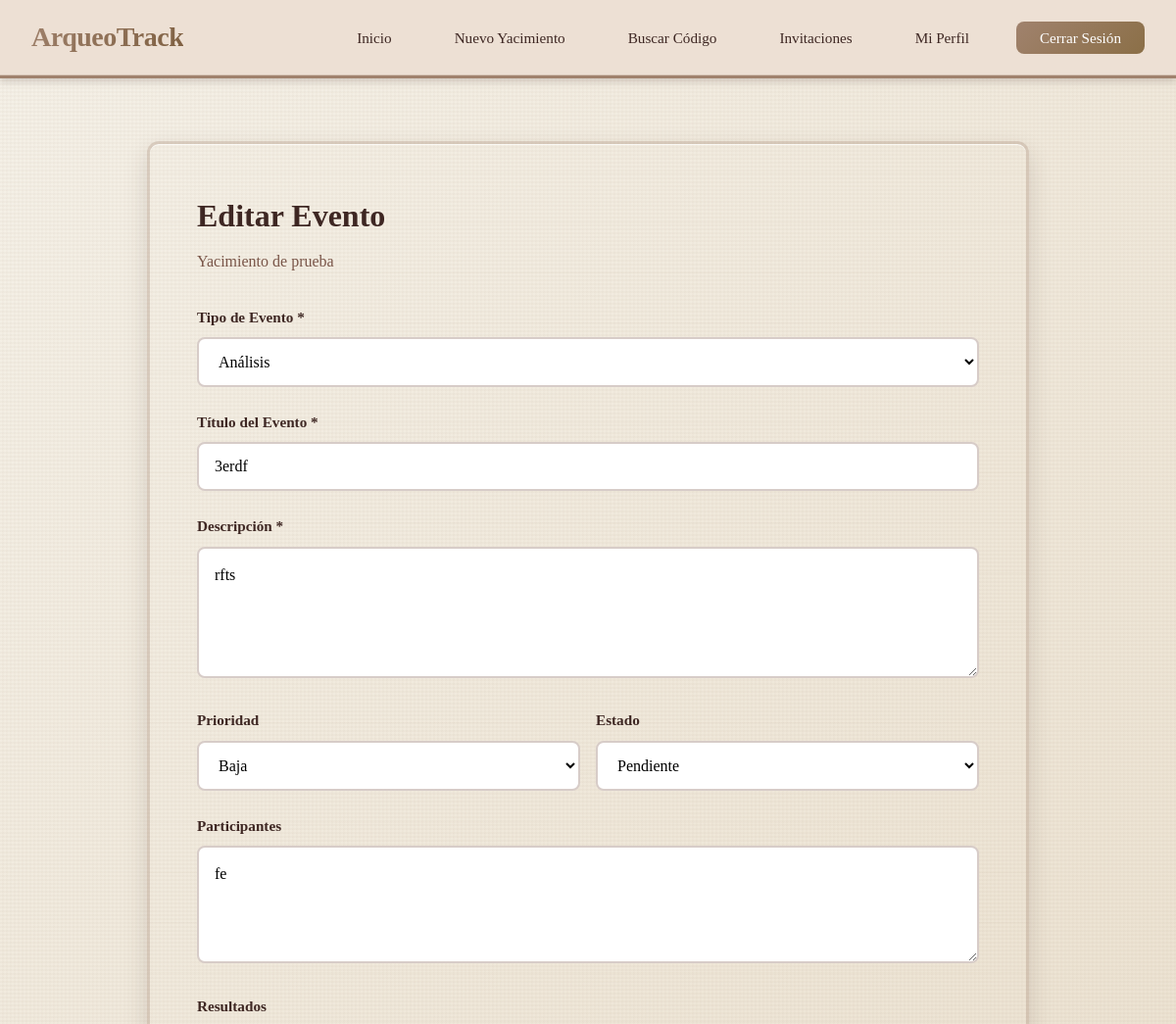
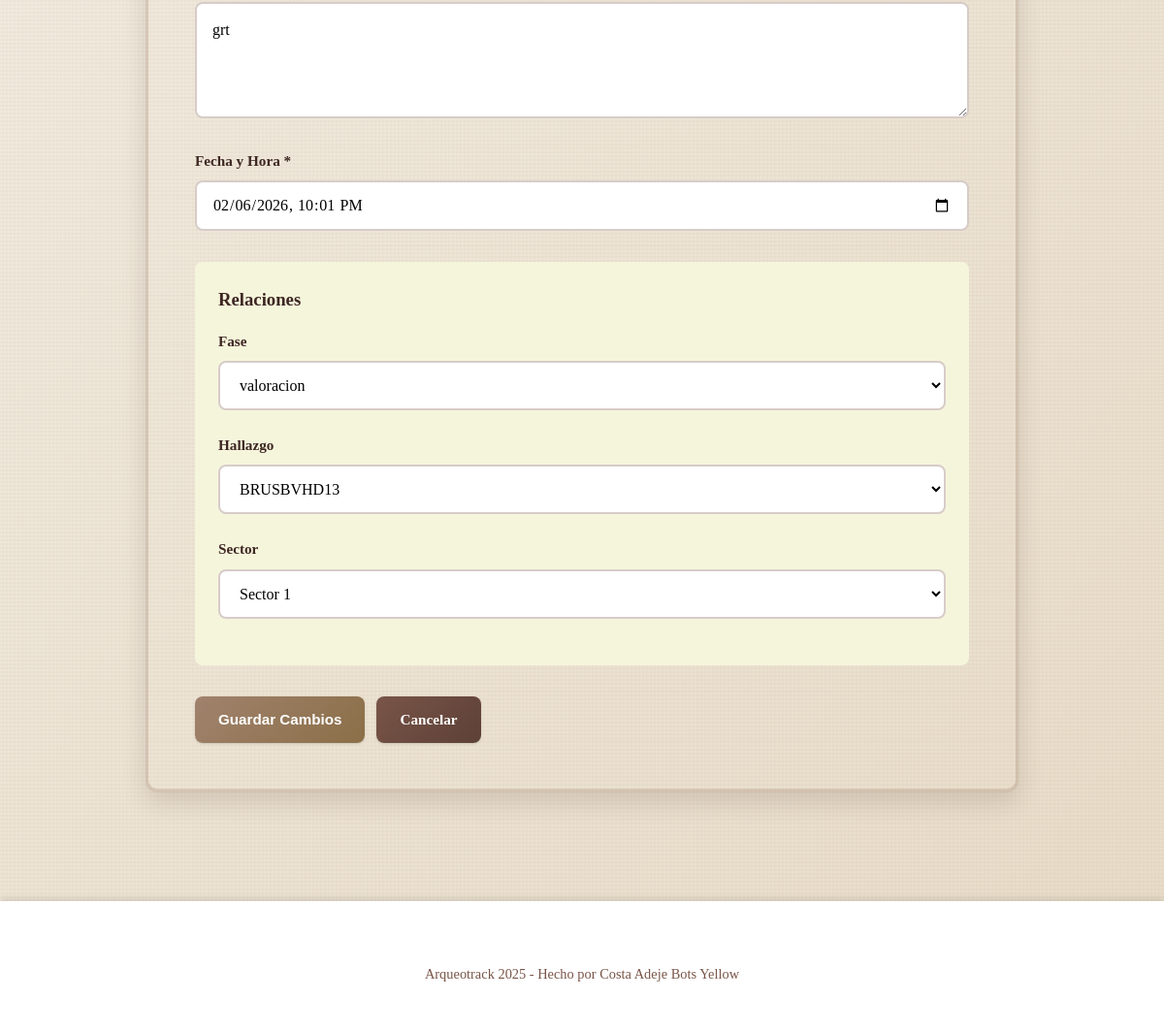
Page /editar_evento/1 (signed in) on the committed database (2 pictures, top to bottom).
### app/models/yacimiento.py (models this page shows, shortened)
class Yacimiento(db.Model):
    __tablename__ = 'yacimientos'
    id = db.Column(db.Integer, primary_key=True)
    user_id = db.Column(db.Integer, db.ForeignKey('usuarios.id'), nullable=False, index=True)
    nombre = db.Column(db.String(200), nullable=False)
    ubicacion = db.Column(db.String(300))
    descripcion = db.Column(db.Text)
    lat = db.Column(db.Float)
    lng = db.Column(db.Float)
    polygon_geojson = db.Column(db.Text)  # GeoJSON del polígono (almacenado como texto)
    area_m2 = db.Column(db.Float)  # Área en metros cuadrados
    altitud_media = db.Column(db.Float)
    responsable = db.Column(db.String(100))
    fecha_inicio = db.Column(db.Date)
    fecha_fin = db.Column(db.Date)
    fecha_creacion = db.Column(db.DateTime, default=datetime.utcnow, nullable=False)
    fecha_actualizacion = db.Column(db.DateTime, default=datetime.utcnow, onupdate=datetime.utcnow)
    propietario = db.relationship(
        'Usuario',
        back_populates='yacimientos'
    )
    hallazgos = db.relationship(
        'Hallazgo',
        back_populates='yacimiento',
        cascade='all, delete-orphan',
        lazy='dynamic'
    )
    sectores = db.relationship(
        'Sector',
        back_populates='yacimiento',
        cascade='all, delete-orphan',
        lazy='dynamic'
    )
    fases = db.relationship(
        'FaseProyecto',
        back_populates='yacimiento',
        cascade='all, delete-orphan',
        lazy='dynamic',
        order_by='FaseProyecto.orden'
    )
    eventos = db.relationship(
        'Evento',
        back_populates='yacimiento',
        cascade='all, delete-orphan',
        lazy='dynamic',
        order_by='Evento.fecha.desc()'
    )
    invitaciones = db.relationship(
        'Invitacion',
        back_populates='yacimiento',
        cascade='all, delete-orphan',
        lazy='dynamic'
    )
    __table_args__ = (
        db.Index('idx_yacimientos_user_fecha', 'user_id', 'fecha_creacion'),
    )

### app/models/evento.py (models this page shows, shortened)
class Evento(db.Model):
    __tablename__ = 'eventos'
    id = db.Column(db.Integer, primary_key=True)
    yacimiento_id = db.Column(db.Integer, db.ForeignKey('yacimientos.id'), nullable=False, index=True)
    usuario_id = db.Column(db.Integer, db.ForeignKey('usuarios.id'), nullable=False)
    fase_id = db.Column(db.Integer, db.ForeignKey('fases_proyecto.id'))
    hallazgo_id = db.Column(db.Integer, db.ForeignKey('hallazgos.id'))
    sector_id = db.Column(db.Integer, db.ForeignKey('sectores.id'))
    tipo = db.Column(db.String(50), nullable=False)  # hallazgo, reunion, cambio_estado, analisis, decision, visita, entrega, otro
    titulo = db.Column(db.String(200), nullable=False)
    descripcion = db.Column(db.Text, nullable=False)
    fecha = db.Column(db.DateTime, default=datetime.utcnow, nullable=False, index=True)
    ubicacion = db.Column(db.String(200))
    participantes = db.Column(db.Text)
    resultados = db.Column(db.Text)
    prioridad = db.Column(db.String(20), default='media')  # baja, media, alta, urgente
    estado_evento = db.Column(db.String(20), default='pendiente')  # pendiente, en_progreso, completado, cancelado
    yacimiento = db.relationship(
        'Yacimiento',
        back_populates='eventos'
    )
    usuario = db.relationship(
        'Usuario',
        back_populates='eventos'
    )
    fase = db.relationship(
        'FaseProyecto',
        back_populates='eventos'
    )
    hallazgo = db.relationship(
        'Hallazgo',
        back_populates='eventos'
    )
    sector = db.relationship(
        'Sector',
        back_populates='eventos'
    )
    __table_args__ = (
        db.Index('idx_eventos_yacimiento_fecha', 'yacimiento_id', 'fecha'),
        db.Index('idx_eventos_tipo', 'tipo'),
    )

### app/blueprints/evento.py (the view, shortened to what this page needs)
@evento_bp.route('/editar_evento/<int:evento_id>', methods=['GET', 'POST'])
@login_required
def editar(evento_id):
    evento = Evento.query.get_or_404(evento_id)
    puede_editar, _ = current_user.has_permission(evento.yacimiento_id, 'edit')
    if evento.usuario_id != current_user.id and not puede_editar:
        abort(403)
    form = EventoForm(obj=evento)
    form.fase_id.choices = [(0, 'Sin fase')] + [(f.id, f.nombre) for f in FaseProyecto.query.filter_by(yacimiento_id=evento.yacimiento_id).all()]
    form.hallazgo_id.choices = [(0, 'Sin hallazgo')] + [(h.id, h.codigo_acceso) for h in Hallazgo.query.filter_by(yacimiento_id=evento.yacimiento_id).all()]
    form.sector_id.choices = [(0, 'Sin sector')] + [(s.id, s.nombre) for s in Sector.query.filter_by(yacimiento_id=evento.yacimiento_id).all()]
    return render_template('eventos/editar.html', formulario=form, evento=evento)

### app/forms.py
class EventoForm(FlaskForm):
    tipo = SelectField('Tipo', choices=TIPOS_EVENTO)
    titulo = StringField('Título', validators=[InputRequired()])
    descripcion = TextAreaField('Descripción', validators=[InputRequired()])
    fecha = DateTimeField(
        'Fecha',
        validators=[DataRequired()],
        format='%Y-%m-%dT%H:%M'
    )
    fase_id = SelectField('Fase', coerce=int)
    hallazgo_id = SelectField('Hallazgo', coerce=int)
    sector_id = SelectField('Sector', coerce=int)
    prioridad = SelectField('Prioridad', choices=[('baja', 'Baja'), ('media', 'Media'), ('alta', 'Alta'), ('urgente', 'Urgente')])
    estado_evento = SelectField('Estado', choices=[('pendiente', 'Pendiente'), ('en_progreso', 'En Progreso'), ('completado', 'Completado'), ('cancelado', 'Cancelado')])
    participantes = TextAreaField('Participantes', validators=[Optional()], render_kw={'rows': 3})
    resultados = TextAreaField('Resultados', validators=[Optional()], render_kw={'rows': 3})
    submit = SubmitField('Guardar')

### app/models/user.py (called while the page is built, shortened)
    def has_permission(self, yacimiento_id, permission):
        from app.models.invitacion import Invitacion
        from app.models.yacimiento import Yacimiento
        yacimiento = Yacimiento.query.get(yacimiento_id)
        if not yacimiento:
            return False, None
        if self.id == yacimiento.user_id:
            return True, 'propietario'

### templates/eventos/editar.html (shortened to what this page needs)
{% extends "base.html" %}
{% block content %}
<div class="main-content">
    <div class="form-container">
        <h1>Editar Evento</h1>
        <p style="color: var(--gray);">{{ evento.yacimiento.nombre }}</p>
        <form method="POST">
            <div class="form-group">
                <label for="tipo">Tipo de Evento *</label>
                {{ formulario.tipo(class="form-control", id="tipo") }}
            </div>
            <div class="form-group">
                <label for="titulo">Título del Evento *</label>
                {{ formulario.titulo(class="form-control", id="titulo") }}
            </div>
            <div class="form-group">
                <label for="descripcion">Descripción *</label>
                {{ formulario.descripcion(class="form-control", id="descripcion", rows=4) }}
            </div>
            <div style="display: grid; grid-template-columns: 1fr 1fr; gap: 1rem;">
                <div class="form-group">
                    <label for="prioridad">Prioridad</label>
                    {{ formulario.prioridad(class="form-control", id="prioridad") }}
                </div>
                <div class="form-group">
                    <label for="estado_evento">Estado</label>
                    {{ formulario.estado_evento(class="form-control", id="estado_evento") }}
                </div>
            </div>
            <div class="form-group">
                <label for="participantes">Participantes</label>
                {{ formulario.participantes(class="form-control", id="participantes", rows=3) }}
            </div>
            <div class="form-group">
                <label for="resultados">Resultados</label>
                {{ formulario.resultados(class="form-control", id="resultados", rows=3) }}
            </div>
            <div class="form-group">
                <label for="fecha">Fecha y Hora *</label>
                {{ formulario.fecha(class="form-control", id="fecha", type="datetime-local") }}
            </div>
            <div style="margin-top: 2rem; padding: 1.5rem; background: var(--light-gray); border-radius: var(--border-radius);">
                <h3 style="margin-bottom: 1rem;">Relaciones</h3>
                <div class="form-group">
                    <label for="fase_id">Fase</label>
                    {{ formulario.fase_id(class="form-control", id="fase_id") }}
                </div>
                <div class="form-group">
                    <label for="hallazgo_id">Hallazgo</label>
                    {{ formulario.hallazgo_id(class="form-control", id="hallazgo_id") }}
                </div>
                <div class="form-group">
                    <label for="sector_id">Sector</label>
                    {{ formulario.sector_id(class="form-control", id="sector_id") }}
                </div>
            </div>
            <div class="button-group" style="margin-top: 2rem;">
                <button type="submit" class="btn">Guardar Cambios</button>
                <a href="/yacimiento/{{ evento.yacimiento_id }}/timeline" class="btn btn-secondary">Cancelar</a>
            </div>
        </form>
    </div>
</div>
{% endblock %}

### static/css/styles.css (style rules this page uses)
:root { --primary-color: #a0826d; --primary-dark: #8b6f47; --primary-light: #c9a882; --secondary-color: #7d5e3f; --success-color: #6b8e23; --danger-color: #a0522d; --warning-color: #cd853f; --info-color: #8b7355; --dark: #3e2723; --dark-secondary: #5d4037; --gray: #795548; --light-gray: #f5f5dc; --border-color: #d7ccc8; --white: #ffffff; --bg-color: #faf8f3; --shadow-sm: 0 1px 2px 0 rgba(0, 0, 0, 0.05); --shadow: 0 1px 3px 0 rgba(0, 0, 0, 0.1), 0 1px 2px 0 rgba(0, 0, 0, 0.06); --shadow-md: 0 4px 6px -1px rgba(0, 0, 0, 0.1), 0 2px 4px -1px rgba(0, 0, 0, 0.06); --shadow-lg: 0 10px 15px -3px rgba(0, 0, 0, 0.1), 0 4px 6px -2px rgba(0, 0, 0, 0.05); --shadow-xl: 0 20px 25px -5px rgba(0, 0, 0, 0.1), 0 10px 10px -5px rgba(0, 0, 0, 0.04); --border-radius: 8px; --border-radius-lg: 12px; --space-1: 0.25rem; --space-2: 0.5rem; --space-3: 0.75rem; --space-4: 1rem; --space-5: 1.5rem; --space-6: 2rem; --space-8: 3rem; --font-xs: 0.75rem; --font-sm: 0.875rem; --font-base: 1rem; --font-lg: 1.125rem; --font-xl: 1.25rem; --font-2xl: 1.5rem; --font-3xl: 1.875rem; --font-4xl: 2.25rem; --transition: all 0.3s cubic-bezier(0.4, 0, 0.2, 1); }
* { margin: 0; padding: 0; box-sizing: border-box; }
body { font-family: 'Georgia', 'Palatino', 'Times New Roman', serif; background: var(--bg-color); min-height: 100vh; color: var(--dark); line-height: 1.6; position: relative; }
body::before { content: ''; position: fixed; top: 0; left: 0; width: 100%; height: 100%; background: repeating-linear-gradient(90deg, transparent, transparent 2px, rgba(160, 130, 109, 0.03) 2px, rgba(160, 130, 109, 0.03) 4px), repeating-linear-gradient(0deg, transparent, transparent 2px, rgba(125, 94, 63, 0.03) 2px, rgba(125, 94, 63, 0.03) 4px), linear-gradient(135deg, #f5f1e8 0%, #e8dcc8 100%); z-index: -1; pointer-events: none; }
.main-content, .contenido { max-width: 1400px; margin: 0 auto; padding: var(--space-6); }
.card-actions, .button-group { display: flex; gap: 0.75rem; margin-top: 1.5rem; flex-wrap: wrap; }
.btn { display: inline-block; padding: 0.75rem 1.5rem; background: linear-gradient(135deg, var(--primary-color), var(--primary-dark)); color: var(--white); text-decoration: none; border-radius: var(--border-radius); font-weight: 600; font-size: 0.95rem; border: none; cursor: pointer; transition: var(--transition); box-shadow: var(--shadow); text-align: center; }
.btn-secondary { background: linear-gradient(135deg, var(--gray), var(--dark-secondary)); }
.form-container { background: radial-gradient(circle at 50% 0%, rgba(201, 168, 130, 0.1) 0%, transparent 70%), linear-gradient(180deg, #faf8f3 0%, #f5ebe0 100%); border-radius: var(--border-radius-lg); padding: 3rem; max-width: 900px; margin: 2rem auto; box-shadow: 0 10px 25px rgba(62, 39, 35, 0.15), inset 0 1px 0 rgba(255, 255, 255, 0.7), inset 0 -1px 0 rgba(160, 130, 109, 0.2); border: 3px solid rgba(160, 130, 109, 0.3); background-image: repeating-linear-gradient(0deg, transparent, transparent 50px, rgba(125, 94, 63, 0.02) 50px, rgba(125, 94, 63, 0.02) 51px); }
.form-container h1 { color: var(--dark); margin-bottom: 0.5rem; font-size: 2rem; font-weight: 800; }
.form-container > p { color: var(--gray); margin-bottom: 2rem; }
.form-group { margin-bottom: 1.5rem; }
.form-group label { display: block; margin-bottom: 0.5rem; color: var(--dark); font-weight: 600; font-size: 0.95rem; }
.form-control, input:not([type="submit"]):not([type="button"]):not([type="file"]), textarea, select { width: 100%; padding: 0.875rem 1rem; font-size: 1rem; border: 2px solid var(--border-color); border-radius: var(--border-radius); font-family: inherit; transition: var(--transition); background: var(--white); }
textarea { resize: vertical; min-height: 120px; line-height: 1.6; }

### rows in the picture
Yacimiento: yacimiento.nombre "Yacimiento de prueba"
Evento: tipo "Análisis", titulo "3erdf", descripcion "rfts", prioridad "Baja", estado_evento "Pendiente", participantes "fe", resultados "grt", fecha "02/06/2026 22:01", fase_id "valoracion", hallazgo_id "BRUSBVHD13", sector_id "Sector 1"
